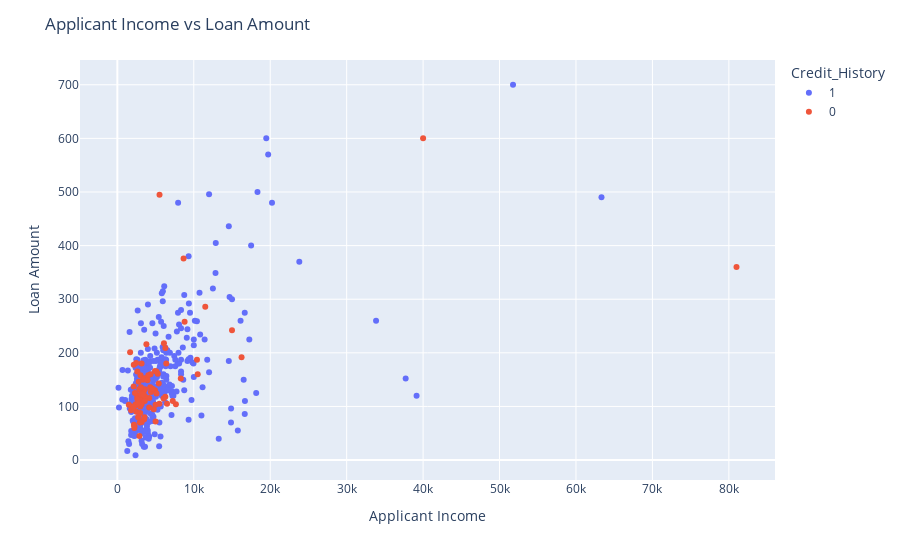

The notebook cell saved with this chart:
### Code cell
fig = px.scatter(df, x='ApplicantIncome', y='LoanAmount', color='Credit_History')
fig.update_layout(title='Applicant Income vs Loan Amount', xaxis_title='Applicant Income', yaxis_title='Loan Amount')
fig.show()

### Figure 1 — Plotly figure (JSON) as saved in the notebook; plotly's stock layout.template omitted (floating-point values rounded to 4 significant figures; data arrays with more than 128 entries replaced by an {"elided": "..."} marker saying what was removed)
{"data": [{"hovertemplate": "Credit_History=1<br>ApplicantIncome=%{x}<br>LoanAmount=%{y}<extra></extra>", "legendgroup": "1", "marker": {"color": "#636efa", "symbol": "circle"}, "mode": "markers", "name": "1", "orientation": "v", "showlegend": true, "type": "scatter", "x": {"elided": "475 int values"}, "xaxis": "x", "y": {"elided": "475 int values"}, "yaxis": "y"}, {"hovertemplate": "Credit_History=0<br>ApplicantIncome=%{x}<br>LoanAmount=%{y}<extra></extra>", "legendgroup": "0", "marker": {"color": "#EF553B", "symbol": "circle"}, "mode": "markers", "name": "0", "orientation": "v", "showlegend": true, "type": "scatter", "x": [3036, 3510, 7660, 2600, 3365, 1828, 2645, 11500, 2609, 4945, 4166, 3200, 4300, 4755, 3167, 3800, 3572, 2137, 10513, 14999, 6277, 39999, 3089, 2237, 5516, 2333, 6400, 2178, 4923, 3430, 5000, 2221, 1668, 16250, 6045, 4333, 4053, 4400, 5417, 1800, 2400, 8666, 4917, 1830, 3523, 5500, 3000, 5124, 3062, 3010, 3180, 1500, 2889, 8300, 81000, 6096, 2149, 2720, 7250, 6500, 10416, 3340, 2309, 3948, 2483, 4166, 2947, 2653, 2873, 3547, 3597, 6283, 3074, 5285, 3588, 2138, 5000, 6633, 2454, 3593, 8799, 3400, 3166, 5116, 3087, 2787, 2726, 2987, 4583], "xaxis": "x", "y": [158, 76, 104, 116, 112, 100, 120, 286, 165, null, 116, 126, 136, 95, 180, 216, 152, 137, 160, 242, 118, 600, 121, 63, 495, 102, 180, 66, 166, 128, 72, 60, 201, 192, 115, 160, 158, 127, 143, 93, 104, 376, 130, null, 152, 105, 100, 124, 111, null, 71, 103, 45, 152, 360, 218, 178, 80, 110, 105, 187, 150, 125, 149, 90, 98, 70, 113, 132, 80, 119, 209, 123, 161, 110, 99, 103, null, 181, 132, 258, 123, 104, 165, 136, 146, 106, 88, 133], "yaxis": "y"}], "layout": {"legend": {"title": {"text": "Credit_History"}, "tracegroupgap": 0}, "margin": {"t": 60}, "title": {"text": "Applicant Income vs Loan Amount"}, "xaxis": {"anchor": "y", "domain": [0, 1], "title": {"text": "Applicant Income"}}, "yaxis": {"anchor": "x", "domain": [0, 1], "title": {"text": "Loan Amount"}}}}
